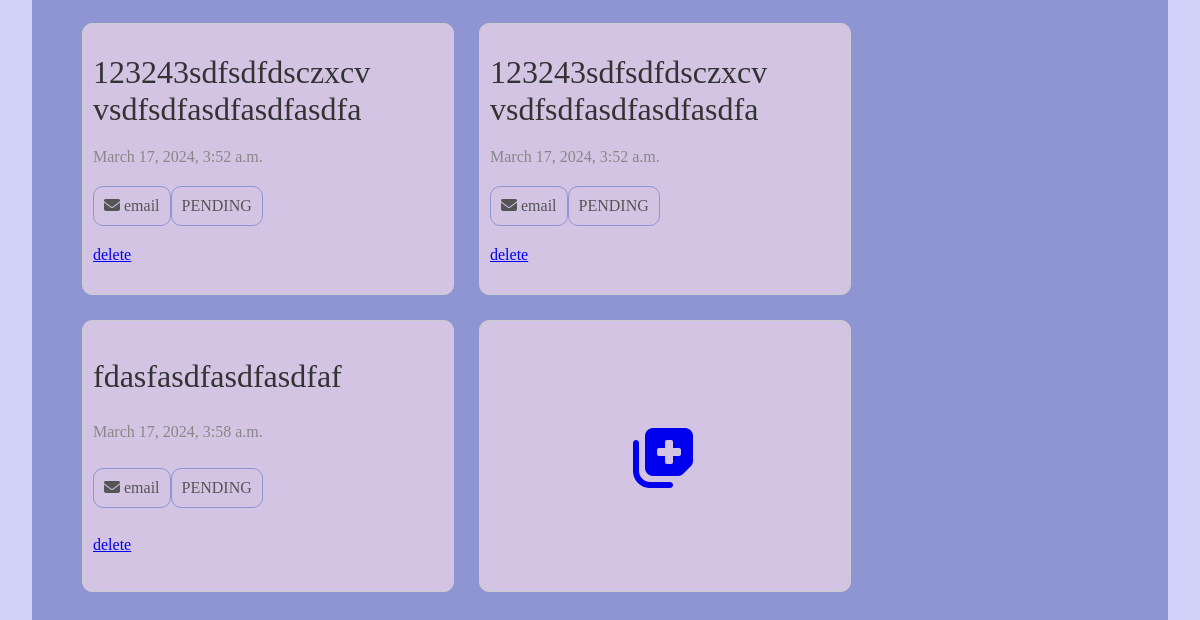
/reminder-list/ (signed in, lower part), run on an earlier commit of the app's database.
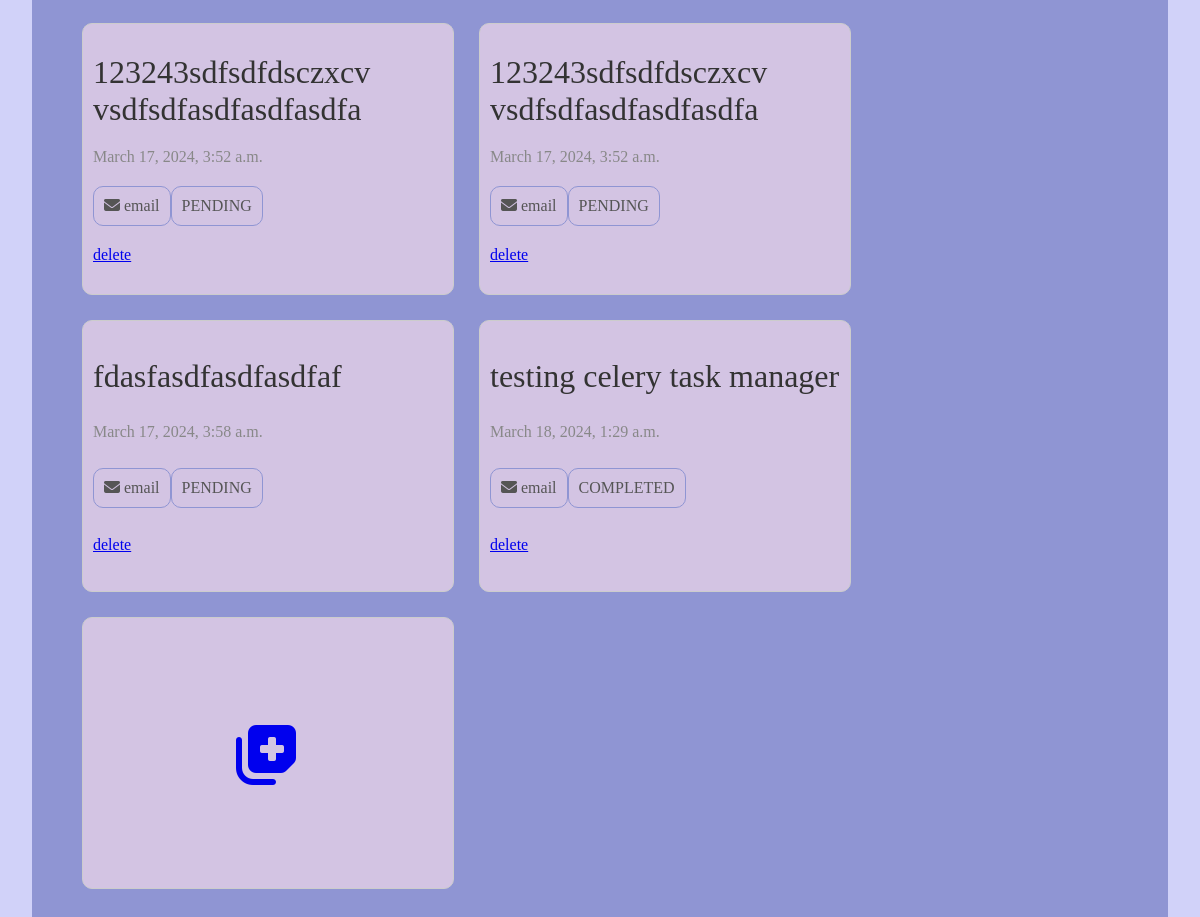
And on a later commit of the database.
### reminder/models.py (models this page shows, shortened)
class Reminder(models.Model):
    STATUS_CHOICES = [
        ('active', 'Active'),
        ('pending', 'Pending'),
        ('cancelled', 'Cancelled'),
        ('completed', 'Completed'),
    ]
    user = models.ForeignKey(User, on_delete=models.CASCADE)  # Adding ForeignKey to User model
    message = models.TextField(max_length=100, null=True, blank=True)
    schedule_time = models.DateTimeField(null=False)  # Adding not null constraint
    created_at = models.DateTimeField(auto_now_add=True, editable=False)  # Renaming timestamp to created_at
    updated_at = models.DateTimeField(auto_now=True)  # Adding updated_at field
    status = models.CharField(max_length=20, choices=STATUS_CHOICES, default='active')

### remind_me_later/views.py (the view)
# urls.py: path('reminder-list/',views.reminderlist),
@login_required(login_url='/login')
def reminderlist(request):
    reminder_list = None # Initialize as an empty list
    user_id = request.user
    try:
        reminder_list = Reminder.objects.filter(user_id=user_id)
    except Reminder.DoesNotExist:
        print("No reminders found for the user")
        reminder_list = None
        return render(request,'reminderlist.html',{'reminder_list': reminder_list})
    return render(request, "reminderlist.html", {'reminder_list': reminder_list})

### templates/reminderlist.html (shortened to what this page needs)
{% extends "base.html" %}
{% block content %}
{% load static %}
{% load tz %}
<section class="reminder-section">
    <div class="reminder-container">
        {% if  reminder_list %}
        {% for reminder_card in reminder_list %}
            <div key="{{ forloop.counter }}" class="reminder-card">
                <div class="reminder-message">
                    {{ reminder_card.message }}
                </div>
                <div class="reminder-time">
                    {{ reminder_card.schedule_time | timezone:"Asia/Kolkata" }}
                </div>
                <div class='reminder-info'>
                    <div class="reminder-thought">
                        <i class="fa-solid fa-envelope"></i>
                        email
                    </div>
                    <div class='reminder-status'>
                        {{reminder_card.status}}
                    </div>
                </div>
                <div class="reminder-edit">
                    <a href="/reminder/delete/{{ reminder_card.id }}" class="reminder-btn">
                        delete
                    </a>
                </div>
            </div>
        {% endfor %}
    {% endif %}
        <div class="reminder-card">
           <div class="create-reminder-card">
               <a href="/create-reminder">
                <i class="fa-solid fa-notes-medical"></i>
               </a>
        </div>
        </div>
    </div>
</section>
<link rel="stylesheet" type="text/css" href="{% static 'css/remider.css' %}">
{% endblock %}

What changed in the data, as far as the page shows it:
added Reminder: message "testing celery task manager", schedule_time "March 18, 2024, 1:29 a.m.", status "COMPLETED"
